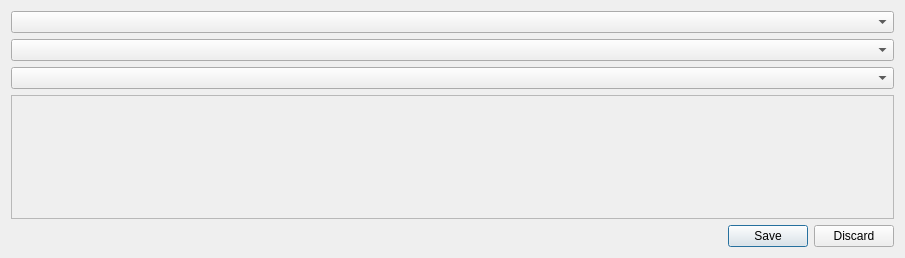
<?xml version="1.0" encoding="UTF-8"?>
<ui version="4.0">
 <class>EditMetadataDialog</class>
 <widget class="QDialog" name="EditMetadataDialog">
  <property name="geometry">
   <rect>
    <x>0</x>
    <y>0</y>
    <width>905</width>
    <height>258</height>
   </rect>
  </property>
  <property name="windowTitle">
   <string>Edit metadata</string>
  </property>
  <property name="toolTip">
   <string>&lt;html&gt;&lt;head/&gt;&lt;body&gt;&lt;p&gt;&lt;span style=&quot; font-style:italic;&quot;&gt;Edit the full/minimal set of metadata information for the datasets created in dataverse. Datasets corresponds to PASTA projects and needs to be mapped to the appropriate PASTA level properties as needed.&lt;/span&gt;&lt;/p&gt;&lt;/body&gt;&lt;/html&gt;</string>
  </property>
  <layout class="QVBoxLayout" name="verticalLayout">
   <item>
    <layout class="QVBoxLayout" name="mainVerticalLayout">
     <item>
      <widget class="QComboBox" name="minimalFullComboBox">
       <property name="toolTip">
        <string>Select either &quot;minimal&quot; or &quot;full&quot; from the given list. Below UI will be updated accordingly.</string>
       </property>
      </widget>
     </item>
     <item>
      <widget class="QComboBox" name="metadataBlockComboBox">
       <property name="toolTip">
        <string>Select the metadata block to be edited.</string>
       </property>
      </widget>
     </item>
     <item>
      <widget class="QComboBox" name="typesComboBox">
       <property name="toolTip">
        <string>Select the metadata block type to be edited.</string>
       </property>
      </widget>
     </item>
     <item>
      <widget class="QScrollArea" name="metadataScrollArea">
       <property name="widgetResizable">
        <bool>true</bool>
       </property>
       <widget class="QWidget" name="scrollAreaWidgetContents">
        <property name="geometry">
         <rect>
          <x>0</x>
          <y>0</y>
          <width>883</width>
          <height>112</height>
         </rect>
        </property>
        <layout class="QVBoxLayout" name="verticalLayout_3">
         <item>
          <layout class="QVBoxLayout" name="metadataScrollVerticalLayout"/>
         </item>
        </layout>
       </widget>
      </widget>
     </item>
    </layout>
   </item>
   <item>
    <widget class="QDialogButtonBox" name="buttonBox">
     <property name="orientation">
      <enum>Qt::Horizontal</enum>
     </property>
     <property name="standardButtons">
      <set>QDialogButtonBox::Discard|QDialogButtonBox::Save</set>
     </property>
    </widget>
   </item>
  </layout>
 </widget>
 <resources/>
 <connections>
  <connection>
   <sender>buttonBox</sender>
   <signal>accepted()</signal>
   <receiver>EditMetadataDialog</receiver>
   <slot>accept()</slot>
   <hints>
    <hint type="sourcelabel">
     <x>248</x>
     <y>254</y>
    </hint>
    <hint type="destinationlabel">
     <x>157</x>
     <y>274</y>
    </hint>
   </hints>
  </connection>
  <connection>
   <sender>buttonBox</sender>
   <signal>rejected()</signal>
   <receiver>EditMetadataDialog</receiver>
   <slot>reject()</slot>
   <hints>
    <hint type="sourcelabel">
     <x>316</x>
     <y>260</y>
    </hint>
    <hint type="destinationlabel">
     <x>286</x>
     <y>274</y>
    </hint>
   </hints>
  </connection>
 </connections>
</ui>
